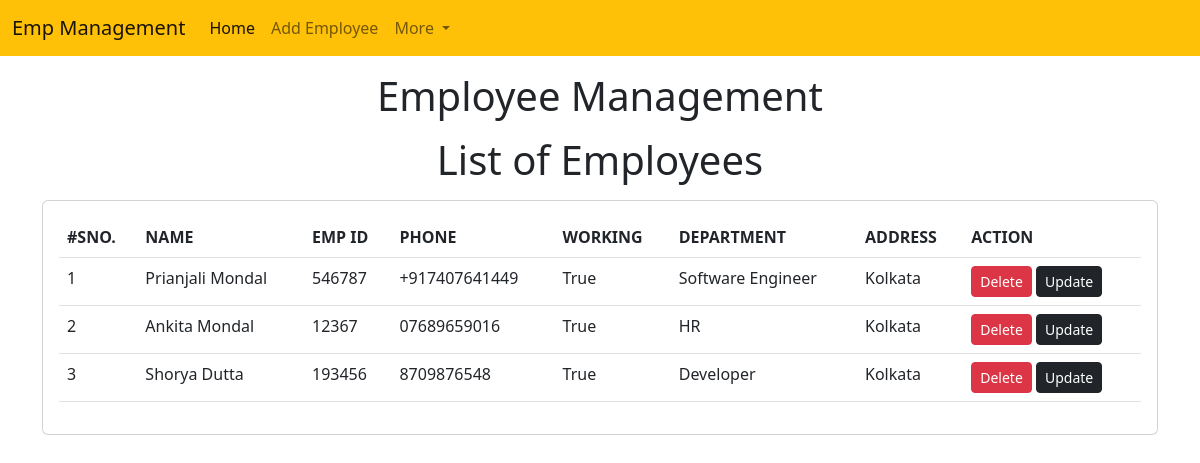
The page /emp/home/ on the database its author committed.
### emp/models.py (models this page shows)
class Emp(models.Model):
    name=models.CharField(max_length=200)
    emp_id=models.CharField(max_length=200)
    phone=models.CharField(max_length=10)
    address=models.CharField(max_length=150)
    working=models.BooleanField(default=True)
    department=models.CharField(max_length=10)

### emp/views.py (the view)
# urls.py: path("home/",emp_home),
def emp_home(request):
     emps=Emp.objects.all()
     return render(request, "emp/home.html",{
        'emps':emps
     })

### templates/emp/home.html (shortened to what this page needs)
<!doctype html>
<html lang="en">
  <head>
    <link href="https://cdn.jsdelivr.net/npm/bootstrap@5.2.2/dist/css/bootstrap.min.css" rel="stylesheet">
  </head>
  <body>
    {% include 'emp/navbar.html' %}
    <h1 class="text-center my-3">Employee Management</h1>
    <h1 class="text-center my-3">List of Employees</h1>
    <div class="container">
        <div class="row">
          <div class="col-md-12">
            <div class="card">
              <div class="card-body">
                <table class="table">
                   <thead>
                    <tr>
                        <th>#SNO.</th>
                        <th>NAME</th>
                        <th>EMP ID</th>
                        <th>PHONE</th>
                        <th>WORKING</th>
                        <th>DEPARTMENT</th>
                        <th>ADDRESS</th>
                        <th>ACTION</th>
                      </tr>
                  </thead>
                  <tbody>
                    {% for e in emps %}
                    <tr>
                      <td>{{forloop.counter}}</td>
                      <td>{{e.name}}</td>
                      <td>{{e.emp_id}}</td>
                      <td>{{e.phone}}</td>
                      <td>{{e.working}}</td>
                      <td>{{e.department}}</td>
                      <td>{{e.address}}</td>
                      <td>
                        <a href="/emp/delete-emp/{{e.id}}" class="btn btn-danger btn-sm">Delete</a>
                        <a href="/emp/update-emp/{{e.id}}" class="btn btn-dark btn-sm">Update</a>
                      </td>
                    </tr>
                    {% endfor %}
                  </tbody>
                </table>
            </div>
          </div>
        </div>
      </div>
    </div>
  </body>
</html>

### templates/emp/navbar.html (shortened to what this page needs)
<nav class="navbar navbar-expand-lg bg-warning">
    <div class="container-fluid">
      <a class="navbar-brand" href="#">Emp Management</a>
      <div class="collapse navbar-collapse" id="navbarSupportedContent">
        <ul class="navbar-nav me-auto mb-2 mb-lg-0">
          <li class="nav-item">
            <a class="nav-link active" aria-current="page" href="/emp/home/">Home</a>
          </li>
          <li class="nav-item">
            <a class="nav-link" href="/emp/add-emp/">Add Employee</a>
          </li>
          <li class="nav-item dropdown">
            <a class="nav-link dropdown-toggle" href="#" role="button" data-bs-toggle="dropdown" aria-expanded="false">
              More
            </a>
          </li>
        </ul>
      </div>
    </div>
  </nav>

### rows shown on the page
Emp: name "Prianjali Mondal", emp_id "546787", phone "+917407641449", working "True", department "Software Engineer", address "Kolkata"
Emp: name "Ankita Mondal", emp_id "12367", phone "07689659016", working "True", department "HR", address "Kolkata"
Emp: name "Shorya Dutta", emp_id "193456", phone "8709876548", working "True", department "Developer", address "Kolkata"
